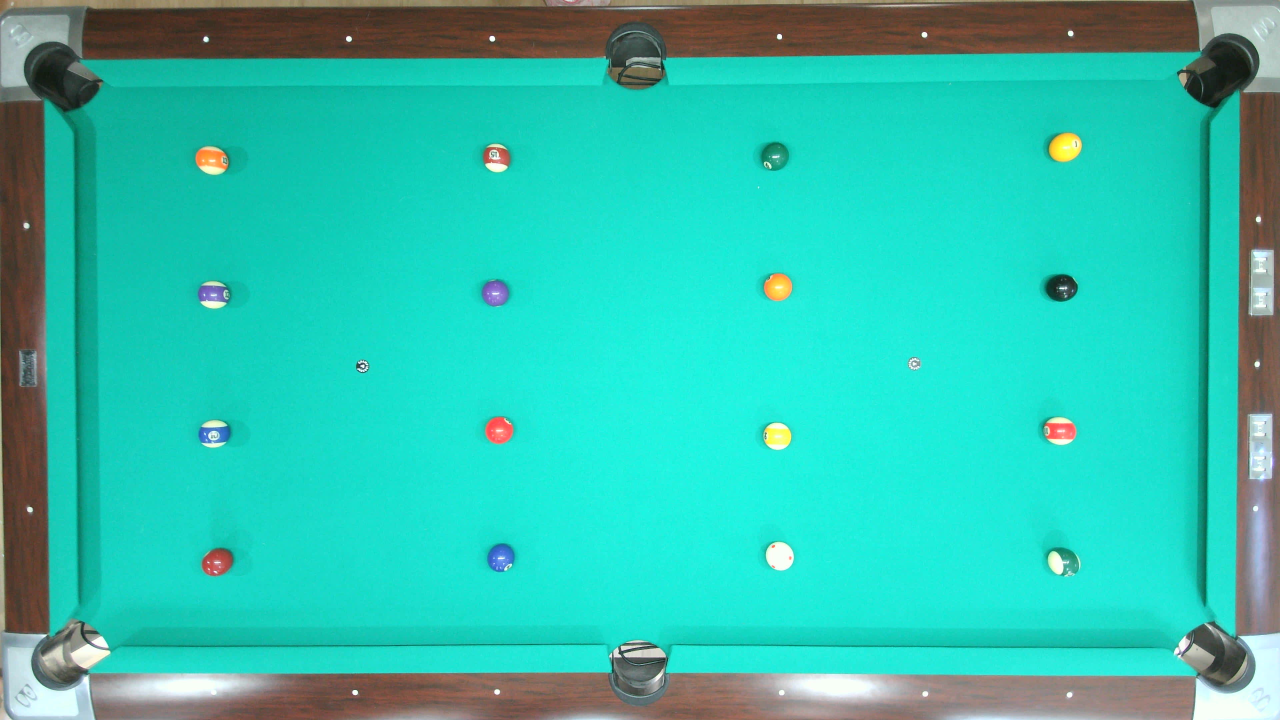
#> input picture backend/vision/test_data/grid.jpg, 3840 x 2160 px (shown at 1/3 size)
$ python -i geometry.py   (imports and definitions only)
#> lines starting #> are read from the running program, lines starting #| are printed output that depends on the picture; after the words box and inside, x2 and y2 are one past the last pixel; in counts of white or black regions, pixels touching at a corner belong together
#> further down, picture is the input picture: shape (2160, 3840, 3); mean B, G, R 175.5, 193.4, 47.2
### backend/config.py
"""Simple configuration system for billiards-trainer.

A minimal, straightforward configuration loader that:
- Loads from a single JSON file (default: ./config.json)
- Provides dot-notation access (e.g., config.get("vision.camera.device_id", 0))
- Automatically saves changes to file asynchronously
- Is a singleton instance
- Has no dependencies beyond stdlib
"""

import json
import logging
import os
import threading
from pathlib import Path
from typing import Any, Optional

logger = logging.getLogger(__name__)


class Config:
    """Simple configuration class with dot-notation access support.

    This is a singleton that loads configuration from a specified file
    (default: ./config.json relative to project root) and provides
    get/set methods with default value fallbacks.

    Example:
        config = Config()
        device_id = config.get("vision.camera.device_id", 0)
        config.set("vision.camera.device_id", 1)
    """

    _instance: Optional["Config"] = None
    _config_data: dict[str, Any] = {}
    _config_file: Optional[Path] = None

    def __new__(cls) -> "Config":
        """Ensure only one instance exists (singleton pattern)."""
        if cls._instance is None:
            cls._instance = super().__new__(cls)
            # Don't load config yet - wait for set_config_file or use default
        return cls._instance

    # [12 lines left out: function set_config_file, not called in this run]

    def _load_config(self) -> None:
        """Load configuration from config.json file."""
        # Use default if no file specified
        if self._config_file is None:
            # Default to ./config.json relative to project root (cwd)
            self._config_file = Path(os.getcwd()) / "config.json"

        try:
            if self._config_file.exists():
                with open(self._config_file, encoding="utf-8") as f:
                    self._config_data = json.load(f)
                logger.info(f"Loaded configuration from {self._config_file}")
            else:
                logger.warning(
                    f"Config file not found: {self._config_file}, using empty config"
                )
                self._config_data = {}
        except Exception as e:
            logger.error(f"Error loading config from {self._config_file}: {e}")
            self._config_data = {}

    def get(self, key: str, default: Any = None) -> Any:
        """Get configuration value using dot notation.

        Args:
            key: Dot-separated key path (e.g., "vision.camera.device_id")
            default: Default value if key not found

        Returns:
            Configuration value or default if not found

        Example:
            >>> config = Config()
            >>> device_id = config.get("vision.camera.device_id", 0)
            >>> host = config.get("api.server.host", "0.0.0.0")
        """
#> called with default = 2.54
        # Lazy load config on first access if not already loaded
        if not self._config_data and self._config_file is None:
            self._load_config()

        keys = key.split(".")
        value = self._config_data

        for k in keys:
            if isinstance(value, dict) and k in value:
                value = value[k]
            else:
                return default

        return value

    # [48 lines left out: functions set, _save_config_async, _save_config, not called in this run]

    def reload(self) -> None:
        """Reload configuration from file."""
        self._load_config()

    # [7 lines left out: function get_all, not called in this run]


# Singleton instance for easy import
config = Config()

# Backwards compatibility aliases
config_manager = config
ConfigurationModule = Config  # For old imports

### backend/vision/calibration/geometry.py
"""Geometric calibration utilities."""

import json
import logging
from dataclasses import asdict, dataclass
from pathlib import Path
from typing import Any, Optional

import cv2
import numpy as np
from config import config as config_manager
from numpy.typing import NDArray

logger = logging.getLogger(__name__)


@dataclass
class PerspectiveCorrection:
    """Perspective correction parameters."""

    source_points: list[tuple[float, float]]  # Source quadrilateral corners
    target_points: list[tuple[float, float]]  # Target rectangle corners
    transform_matrix: np.ndarray  # 3x3 perspective transform matrix
    inverse_matrix: np.ndarray  # Inverse transform matrix
    correction_quality: float  # Quality metric (0.0-1.0)

    # [20 lines left out: functions to_dict, from_dict, not called in this run]


@dataclass
class CoordinateMapping:
    """Coordinate system mapping parameters."""

    pixel_bounds: tuple[
        tuple[float, float], tuple[float, float]
    ]  # ((min_x, min_y), (max_x, max_y))
    world_bounds: tuple[
        tuple[float, float], tuple[float, float]
    ]  # World coordinate bounds
    scale_factor: float  # Pixels per world unit
    rotation_angle: float  # Rotation angle in degrees
    translation: tuple[float, float]  # Translation offset

    def to_dict(self) -> dict[str, Any]:
        """Convert to serializable dictionary."""
        return asdict(self)

    # [4 lines left out: function from_dict, not called in this run]


@dataclass
class GeometricCalibration:
    """Complete geometric calibration data."""

    perspective_correction: Optional[PerspectiveCorrection]
    coordinate_mapping: Optional[CoordinateMapping]
    table_dimensions_real: tuple[float, float]  # Real world dimensions (meters)
    table_corners_pixel: list[tuple[float, float]]  # Table corners in pixels
    calibration_error: float  # RMS error in pixels
    calibration_date: str

    # [36 lines left out: functions to_dict, from_dict, not called in this run]


class GeometricCalibrator:
    """Geometric calibration and perspective correction.

    Provides comprehensive geometric calibration including:
    - Perspective correction for keystone distortion
    - Coordinate mapping between pixel and world coordinates
    - Table boundary detection and rectification
    - Geometric validation and accuracy testing
    """

    def __init__(self, cache_dir: Optional[str] = None) -> None:
        """Initialize geometric calibrator.

        Args:
            cache_dir: Directory to cache calibration results
        """
        self.cache_dir = Path(cache_dir) if cache_dir else Path.cwd() / "geometry_cache"
        self.cache_dir.mkdir(exist_ok=True)

        # Standard pool table dimensions (9-foot table)
        self.standard_table_width = config_manager.get(
            "vision.calibration.geometry.table_dimensions.standard_width_meters", 2.54
        )
        self.standard_table_height = config_manager.get(
            "vision.calibration.geometry.table_dimensions.standard_height_meters", 1.27
        )

        self.current_calibration: Optional[GeometricCalibration] = None

    def detect_table_corners(
        self,
        frame: NDArray[np.uint8],
        manual_corners: Optional[list[tuple[float, float]]] = None,
    ) -> list[tuple[float, float]]:
        """Detect or use manually specified table corners.

        Args:
            frame: Input frame
            manual_corners: Optional manually specified corners

        Returns:
            List of 4 corner points in clockwise order from top-left
        """
        if manual_corners is not None and len(manual_corners) == 4:
            logger.info("Using manually specified table corners")
            return manual_corners

        # Automatic corner detection
        gray = cv2.cvtColor(frame, cv2.COLOR_BGR2GRAY)
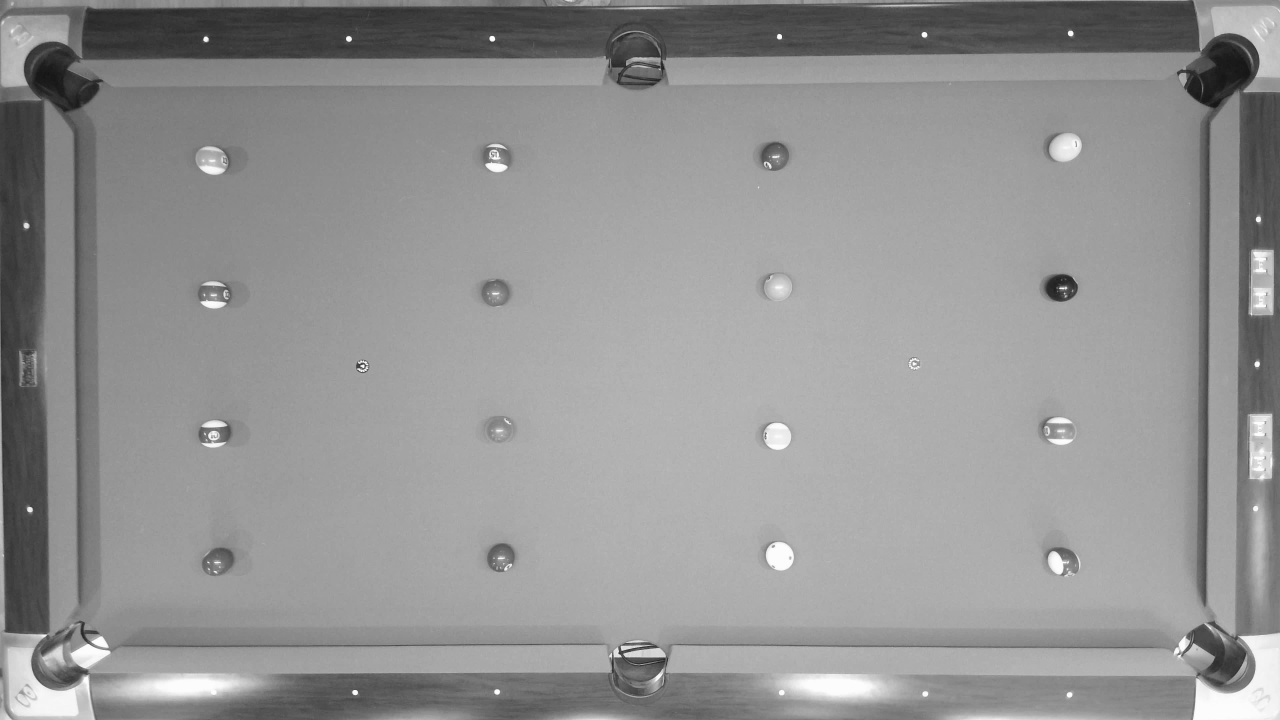
#> gray: shape (2160, 3840) (shown at 1/3 size); min 14, max 255, mean 147.7

        # Apply Gaussian blur to reduce noise
        blur_kernel = config_manager.get(
            "vision.calibration.geometry.corner_detection.gaussian_blur_kernel", [5, 5]
        )
        blurred = cv2.GaussianBlur(gray, tuple(blur_kernel), 0)

        # Apply adaptive threshold to find edges
        adaptive_block_size = config_manager.get(
            "vision.calibration.geometry.corner_detection.adaptive_threshold_block_size",
            11,
        )
        adaptive_c = config_manager.get(
            "vision.calibration.geometry.corner_detection.adaptive_threshold_c", 2
        )
        thresh = cv2.adaptiveThreshold(
            blurred,
            255,
            cv2.ADAPTIVE_THRESH_GAUSSIAN_C,
            cv2.THRESH_BINARY,
            adaptive_block_size,
            adaptive_c,
        )
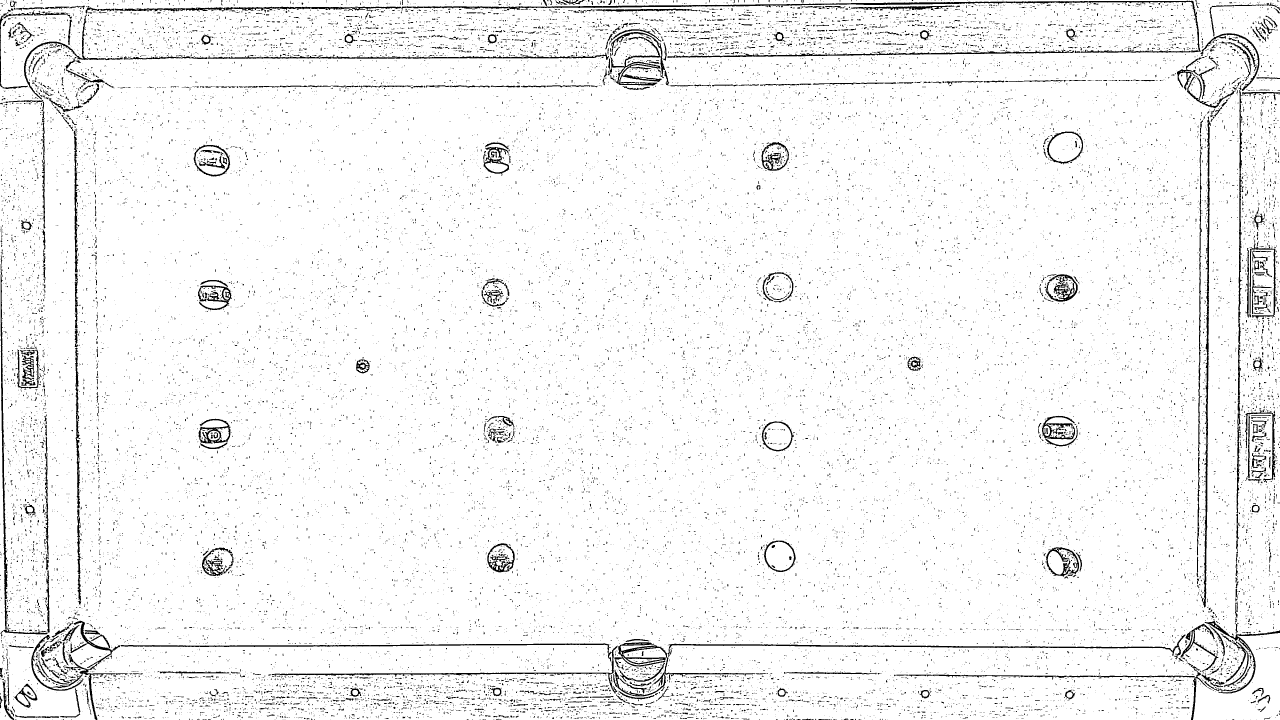
#> thresh: shape (2160, 3840) (shown at 1/3 size); 95.6% white; 26059 black regions (24691 under 20 px)

        # Find contours
        contours, _ = cv2.findContours(
            thresh, cv2.RETR_EXTERNAL, cv2.CHAIN_APPROX_SIMPLE
        )
#> contours = 32 contours, 29 with area under 20; largest, box (x1, y1, x2, y2) and area: (0, 0, 3840, 2160) 8260271, (1693, 0, 1729, 7) 132, (3719, 1919, 3731, 1929) 28

        # Find largest quadrilateral contour
        largest_area = 0
        best_contour = None

        min_area = config_manager.get(
            "vision.calibration.geometry.corner_detection.min_contour_area", 1000
        )
        epsilon_factor = config_manager.get(
            "vision.calibration.geometry.corner_detection.contour_epsilon_factor", 0.02
        )

        for contour in contours:
            area = cv2.contourArea(contour)
            if area < min_area:  # Minimum area threshold
                continue

            # Approximate contour to polygon
            epsilon = epsilon_factor * cv2.arcLength(contour, True)
            approx = cv2.approxPolyDP(contour, epsilon, True)

            # Check if it's a quadrilateral
            if len(approx) == 4 and area > largest_area:
                largest_area = area
                best_contour = approx
#> this loop made 32 passes
#> (area, epsilon, largest_area, best_contour) on pass 32: (8260271, 462.8, 8260271, [[0, 0], [0, 2159], [3839, 2159], [3839, 0]])
#> area on passes 19, 31: 27.5, 132.5
#> after the loop, largest_area = 8260271

        if best_contour is None:
            logger.warning(
                "Could not detect table corners automatically, using default"
            )
            h, w = frame.shape[:2]
            margin = config_manager.get(
                "vision.calibration.geometry.corner_detection.default_margin_pixels", 50
            )
            return [
                (margin, margin),
                (w - margin, margin),
                (w - margin, h - margin),
                (margin, h - margin),
            ]

        # Extract corner points and sort clockwise from top-left
        corners = [tuple(point[0]) for point in best_contour]
#> corners = [(0, 0), (0, 2159), (3839, 2159), (3839, 0)]
        corners = self._sort_corners_clockwise(corners)

        logger.info(f"Auto-detected table corners: {corners}")
        return corners

    def _sort_corners_clockwise(
        self, corners: list[tuple[float, float]]
    ) -> list[tuple[float, float]]:
        """Sort corners in clockwise order starting from top-left."""
        # Convert to numpy array for easier manipulation
        corners_array = np.array(corners)
#> corners_array = [[0, 0], [0, 2159], [3839, 2159], [3839, 0]]

        # Find center point
        center = np.mean(corners_array, axis=0)
#> center = [1919.5, 1079.5]

        # Calculate angles from center
        angles = []
        for corner in corners_array:
            angle = np.arctan2(corner[1] - center[1], corner[0] - center[0])
            angles.append(angle)
#> this loop made 4 passes
#> (corner, angle) on passes 1 to 4: ([0, 0], -2.63), ([0, 2159], 2.63), ([3839, 2159], 0.512), ([3839, 0], -0.512)
#> after the loop, angles = [-2.63, 2.63, 0.512, -0.512]

        # Sort by angle (clockwise from top-left)
        sorted_indices = np.argsort(angles)
#> sorted_indices = [0, 3, 2, 1]

        # Adjust to start from top-left (smallest y coordinate)
        y_coords = corners_array[:, 1]
#> y_coords = [0, 2159, 2159, 0]
        top_indices = np.where(y_coords < center[1])[0]
#> top_indices = [0, 3]

        if len(top_indices) >= 2:
            # Among top corners, choose the leftmost as starting point
            top_corners = corners_array[top_indices]
#> top_corners = [[0, 0], [3839, 0]]
            leftmost_top = top_indices[np.argmin(top_corners[:, 0])]
#> leftmost_top = 0

            # Rotate the sorted list to start from top-left
            start_idx = np.where(sorted_indices == leftmost_top)[0][0]
#> start_idx = 0
            sorted_indices = np.roll(sorted_indices, -start_idx)

        return [tuple(corners_array[i]) for i in sorted_indices]

    # [499 lines left out: functions calculate_perspective_transform, _calculate_correction_quality, correct_keystone_distortion, create_coordinate_mapping, pixel_to_world_coordinates, world_to_pixel_coordinates and 9 more, not called in this run]

>>> import cv2
>>> picture = cv2.imread('../test_data/grid.jpg')
>>> result = GeometricCalibrator().detect_table_corners(picture)
#> in detect_table_corners, `corners = self._sort_corners_clockwise(corners)`: corners = [(0, 0), (3839, 0), (3839, 2159), (0, 2159)]
#> result = [(0, 0), (3839, 0), (3839, 2159), (0, 2159)]
